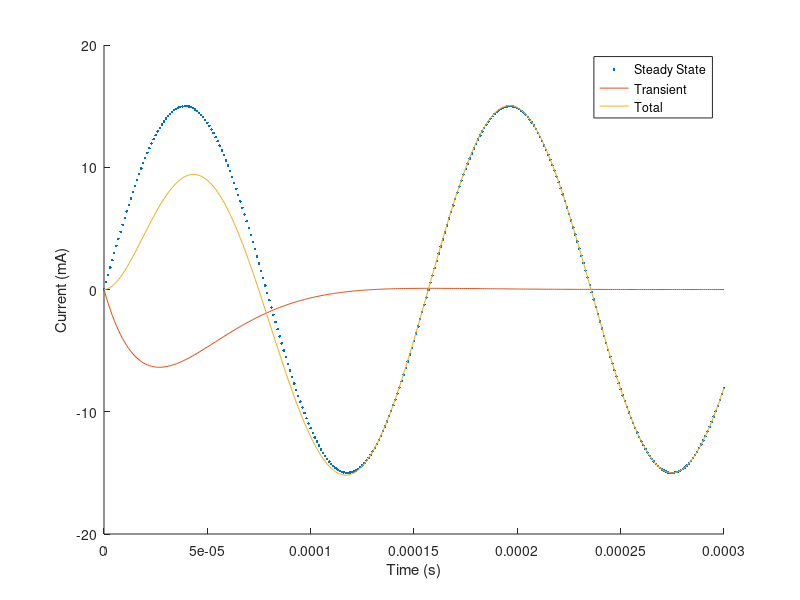
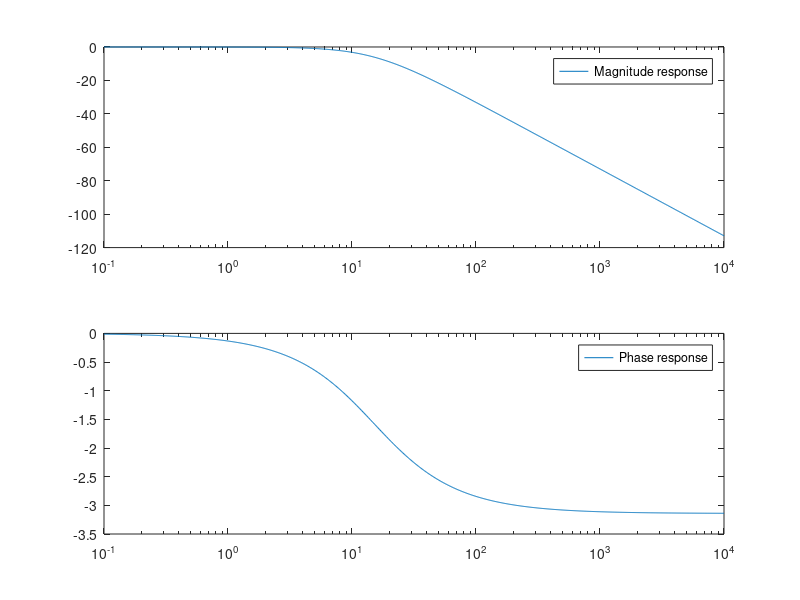

MATLAB code for these plots, in order:
%---------------------------------------------------------------------
% File: CC_hw1.m
% Description: This script plots various circuit functions.
% Author: Caden Churchman, ccaden21@ksu.edu,
% (c)2021, Caden Churchman. All rights reserved.
% Date: 31 August 2021(Version 1.00)
% Platform: MATLAB Release R2021a, Ubuntu 20.04
% Reference: Steve Warren. ECE 512 Homework Assignment #1, (c)2021,
% Kansas State University
%---------------------------------------------------------------------

% Times we will plot
t = 0:0.000001:0.0003;

% All from given equation
steadyState = 15*sin(40000*t);
transient = -25*exp(-32000*t).*sin(24000*t);
total = steadyState + transient;

figure()
hold on
plot(t, steadyState, '.')
plot(t, transient, '-')
plot(t,total)
legend("Steady State", "Transient", "Total")
xlabel("Time (s)")
ylabel("Current (mA)")
hold off

% MATLAB Frequency-Domain Plot
R = 1;
C = 1/(30*pi);
a = 1/(R*C);

% w = 2pif
f = logspace(-1,4, 1000);
w = 2*pi*f;

% Calculate magnitude and angle to plot
transferMag = 20*log10((a^2) ./ (a^2 + w.^2));
phaseResponse = angle((a^2) ./ ((a + 1j.*w).^2));

figure()
hold on
subplot(2, 1, 1, 'XScale', 'log');
semilogx(f, transferMag);
legend("Magnitude response");
subplot(2, 1, 2, 'XScale', 'log');
semilogx(f, phaseResponse);
legend("Phase response");
hold off
